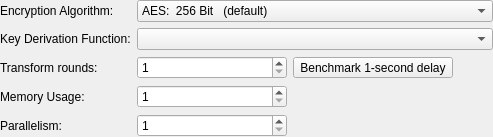
<?xml version="1.0" encoding="UTF-8"?>
<ui version="4.0">
 <class>DatabaseSettingsWidgetEncryption</class>
 <widget class="QWizardPage" name="DatabaseSettingsWidgetEncryption">
  <layout class="QFormLayout" name="formLayout">
   <property name="leftMargin">
    <number>0</number>
   </property>
   <property name="topMargin">
    <number>0</number>
   </property>
   <property name="rightMargin">
    <number>0</number>
   </property>
   <property name="bottomMargin">
    <number>0</number>
   </property>
   <item row="0" column="0">
    <widget class="QLabel" name="algorithmLabel">
     <property name="text">
      <string>Encryption Algorithm:</string>
     </property>
    </widget>
   </item>
   <item row="0" column="1">
    <widget class="QComboBox" name="algorithmComboBox">
     <property name="sizePolicy">
      <sizepolicy hsizetype="Expanding" vsizetype="Fixed">
       <horstretch>0</horstretch>
       <verstretch>0</verstretch>
      </sizepolicy>
     </property>
     <item>
      <property name="text">
       <string>AES:  256 Bit   (default)</string>
      </property>
     </item>
     <item>
      <property name="text">
       <string>Twofish:  256 Bit</string>
      </property>
     </item>
    </widget>
   </item>
   <item row="1" column="0">
    <widget class="QLabel" name="kdfLabel">
     <property name="text">
      <string>Key Derivation Function:</string>
     </property>
    </widget>
   </item>
   <item row="1" column="1">
    <widget class="QComboBox" name="kdfComboBox">
     <property name="sizePolicy">
      <sizepolicy hsizetype="Expanding" vsizetype="Fixed">
       <horstretch>0</horstretch>
       <verstretch>0</verstretch>
      </sizepolicy>
     </property>
    </widget>
   </item>
   <item row="2" column="0">
    <widget class="QLabel" name="transformRoundsLabel">
     <property name="text">
      <string>Transform rounds:</string>
     </property>
    </widget>
   </item>
   <item row="2" column="1">
    <layout class="QHBoxLayout" name="horizontalLayout" stretch="40,40,0">
     <item>
      <widget class="QSpinBox" name="transformRoundsSpinBox">
       <property name="minimumSize">
        <size>
         <width>150</width>
         <height>0</height>
        </size>
       </property>
       <property name="maximumSize">
        <size>
         <width>150</width>
         <height>16777215</height>
        </size>
       </property>
       <property name="alignment">
        <set>Qt::AlignLeading|Qt::AlignLeft|Qt::AlignVCenter</set>
       </property>
       <property name="minimum">
        <number>1</number>
       </property>
       <property name="maximum">
        <number>1000000000</number>
       </property>
      </widget>
     </item>
     <item>
      <widget class="QToolButton" name="transformBenchmarkButton">
       <property name="focusPolicy">
        <enum>Qt::WheelFocus</enum>
       </property>
       <property name="text">
        <string>Benchmark 1-second delay</string>
       </property>
      </widget>
     </item>
     <item>
      <spacer name="horizontalSpacer">
       <property name="orientation">
        <enum>Qt::Horizontal</enum>
       </property>
       <property name="sizeHint" stdset="0">
        <size>
         <width>40</width>
         <height>20</height>
        </size>
       </property>
      </spacer>
     </item>
    </layout>
   </item>
   <item row="3" column="0">
    <widget class="QLabel" name="memoryUsageLabel">
     <property name="text">
      <string>Memory Usage:</string>
     </property>
    </widget>
   </item>
   <item row="3" column="1">
    <widget class="QSpinBox" name="memorySpinBox">
     <property name="minimumSize">
      <size>
       <width>150</width>
       <height>0</height>
      </size>
     </property>
     <property name="maximumSize">
      <size>
       <width>150</width>
       <height>16777215</height>
      </size>
     </property>
     <property name="minimum">
      <number>1</number>
     </property>
     <property name="maximum">
      <number>1048576</number>
     </property>
    </widget>
   </item>
   <item row="4" column="0">
    <widget class="QLabel" name="parallelismLabel">
     <property name="text">
      <string>Parallelism:</string>
     </property>
    </widget>
   </item>
   <item row="4" column="1">
    <widget class="QSpinBox" name="parallelismSpinBox">
     <property name="minimumSize">
      <size>
       <width>150</width>
       <height>0</height>
      </size>
     </property>
     <property name="maximumSize">
      <size>
       <width>150</width>
       <height>16777215</height>
      </size>
     </property>
     <property name="minimum">
      <number>1</number>
     </property>
     <property name="maximum">
      <number>128</number>
     </property>
    </widget>
   </item>
  </layout>
 </widget>
 <resources/>
 <connections/>
</ui>
